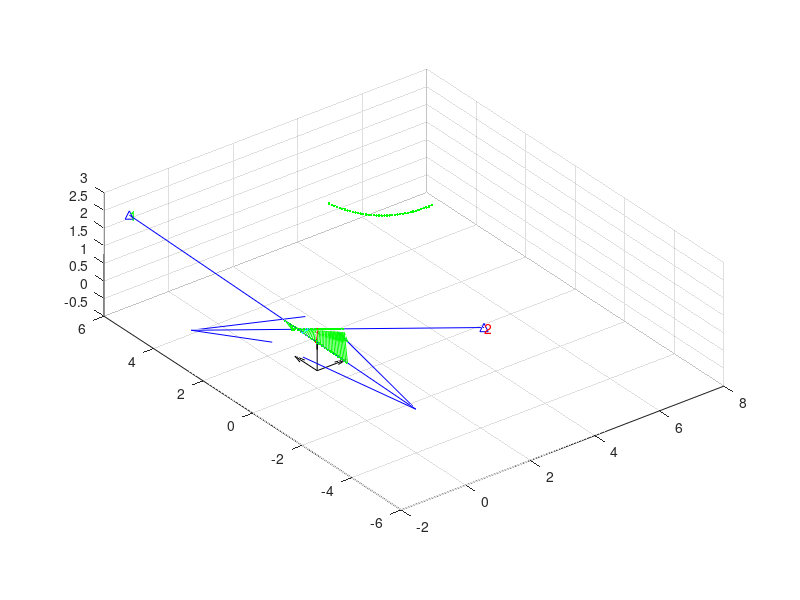

Source code (MATLAB): (Note: this script raises an error after producing the figure.)

%% Setup

O = zeros(3,3);

ID = eye(3,3);
ID_x = ID(1,:);
ID_y = ID(2,:);
ID_z = ID(3,:);

B_1 = [-1.789562; 5.251678; 2.641019];
B_2 = [1.734847; -4.475452; 2.665298];

% Br_1 = [[0.485367; 0.640085; -0.595575], [0.009631; 0.677239; 0.735700], [0.874258; -0.362820; 0.322545]];
% Br_2 = [[-0.377929; -0.584118; 0.718315], [-0.030425; 0.783273; 0.620933], [-0.925335; 0.212813; -0.313793]];

% Br_1 = [[-0.595575; 0.485367; 0.640085], [0.735700; 0.009631; 0.677239], [0.322545; 0.874258; -0.362820]];
% Br_2 = [[0.718315; -0.377929; -0.584118], [0.620933; -0.030425; 0.783273], [-0.313793; -0.925335; 0.212813]];

% Bn_1 = ID_x * Br_1;
% Bn_2 = ID_x * Br_2;

% Bn_1 = Br_1 * ID_x.'
% Bn_2 = Br_2 * ID_x.'

S_1 = [-0.1; -0.1; 1-0.1];
S_2 = [+0.1; +0.1; 1+0.1];

u = (S_1 - B_1) / norm(S_1 - B_1);
v = (S_2 - B_2) / norm(S_2 - B_2);

R_1 = 10 * u;
R_2 = 10 * v;

d_B = norm(B_2 - B_1);

fprintf('Distance Between BS: %f\n', d_B);

%% Shortest Segment between Rays

w_0 = B_2 - B_1;

a = dot(v, v);
b = dot(v, u);
c = dot(u, u);
d = dot(v, w_0);
e = dot(u, w_0);

det = (a*c-b*b);
t_c = (b*e-c*d) / det;
s_c = (a*e-b*d) / det;

Sc_1 = B_1 + s_c*u;
Sc_2 = B_2 + t_c*v;

d_c = norm(Sc_2 - Sc_1);
k = (Sc_2 - Sc_1) / norm(Sc_2 - Sc_1);
d_c_k = d_c * k;

fprintf('Shortest Distance Between Rays: %f\n', d_c);

%% Calc


d_S = norm(S_2 - S_1);
q = (S_2 - S_1) / norm(S_2 - S_1);
d_S_q = d_S*q;
% D = d_S*q;
D = S_2 - S_1;

fprintf('Assumed Distance Between Sensors: %f\n', d_S);
% fprintf('Sensor Vector: [%f, %f, %f]\n', q(1), q(2), q (3));
fprintf('Sensor Vector: \n');
disp(D);

d_BS1 = norm(S_1 - B_1);
d_BS2 = norm(S_2 - B_2);
fprintf('Sensor_1 Distance from BS_1: %f\n', d_BS1);
fprintf('Sensor_2 Distance from BS_2: %f\n', d_BS2);

% Sp_1 = B_1 + d_BS1*u
% Sp_2 = B_2 + d_BS2*v

s_n = d_BS1;
% t_n = v\(d_S*q + s_n*u - w_0);
% t_n = mldivide(v, (d_S*q + s_n*u - w_0));
% t_n = (d_S*q + s_n*u - w_0).' * v ;
t_n = (D + s_n*u - w_0).' * v; 
    
Sn_1 = B_1 + s_n*u;
Sn_2 = B_2 + t_n*v;



%% override

% d_BS1 = norm(Sc_1 - B_1)
% d_S = d_c
% q = k

%% Plot Setup


quiver3(O(1,:), O(2,:), O(3,:), ID_x, ID_y, ID_z, 'k'); % plot origin
grid on
daspect([1 1 1])
hold on

plot3(B_1(1), B_1(2), B_1(3), 'b^-', B_2(1), B_2(2), B_2(3), 'b^-', S_1(1), S_1(2), S_1(3), 'r.-', S_2(1), S_2(2), S_2(3), 'r.-');
text(B_1(1), B_1(2), B_1(3),'1','Color','g')
text(B_2(1), B_2(2), B_2(3),'2','Color','r')

% quiver3(0, 0, 0, Bn_1(1), Bn_1(2), Bn_1(3), 'g'); % plot base station orientation
% quiver3(0, 0, 0, Bn_2(1), Bn_2(2), Bn_2(3), 'r'); % plot base station orientation

% quiver3(0,0,0,u(1),u(2),u(3), 'r');
% quiver3(0,0,0,v(1),v(2),v(3), 'r');
quiver3(B_1(1), B_1(2), B_1(3), R_1(1), R_1(2), R_1(3), 'b');
quiver3(B_2(1), B_2(2), B_2(3), R_2(1), R_2(2), R_2(3), 'b');


%% Plot Shortest Segment between Rays

plot3(Sc_1(1), Sc_1(2), Sc_1(3), 'c.-', Sc_2(1), Sc_2(2), Sc_2(3), 'c.-');
quiver3(Sc_1(1), Sc_1(2), Sc_1(3), d_c_k(1), d_c_k(2), d_c_k(3), 'c');

%% Plot Calc

quiver3(S_1(1), S_1(2), S_1(3), d_S_q(1), d_S_q(2), d_S_q(3), 'r');

Sn_1_ = Sn_1;
Sn_2_ = Sn_2;

step_size = 0.05;
offset = 0;
offset = -step_size/2;
increments = 40;
for i=1:increments
%     disp(i)
    increment = (i-increments/2)*step_size + offset;

    s_n = d_BS1 + increment;
    
    x = w_0 - D - s_n*u;
    
%     t_n = v\(d_S*q + s_n*u - w_0);
%     t_n = v\(D + s_n*u - w_0);
%     t_n = v\(-x);
%     t_n = v\(s_n*u + D - w_0);
%     t_n = v\(s_n*u) + v\(D - w_0);
%     t_n = (v\u)*s_n + v\(D - w_0);
%     t_n = (v\u)*s_n + v\(D - w_0); % linear equation

    D_w = D - w_0;
    m = (v\u);
    c = v\(D_w);
    t_n = m*s_n + c; % linear equation
    
%     t_n = mldivide(v, (d_S*q + s_n*u - w_0));
%     t_n = (d_S*q + s_n*u - w_0).' * v;
%     t_n = (D + s_n*u - w_0).' * v; 
    
    Sn_1 = B_1 + s_n*u;
%     Sn_2 = B_2 + t_n*v;
%     Sn_2 = B_2 + ((d_S*q + s_n*u - w_0).' * v)*v;
%     Sn_2 = B_2 + (d_S*q + s_n*u - w_0).' * v*v;
%     Sn_2 = B_2 + (D + s_n*u - w_0).' * v*v;
    Sn_2 = B_2 + (D + s_n*u - w_0).' * v*v;

    k = (Sn_2 - Sn_1) / norm(Sn_2 - Sn_1);
    
%     d_n = norm(Sn_2 - Sn_1)
%     d_n = norm((B_2 + t_n*v) - (B_1 + s_n*u));
%     d_n = (Sn_2 - Sn_1).' * k;
    d_n = (Sn_2 - Sn_1).' * k;
    
    d_n_k = d_n * k;
    
%     d_error = d_n - d_S;
    d_error = abs(d_n - d_S);
%     d_error = sqrt(power(d_n - d_S, 2));
    
%     r_error = k - q;
    r_error = norm(k - q);
    t_error = d_error*r_error;
    
%     error = norm(d_n_k - d_S_q);
%     error = power(norm(d_n_k - d_S_q), 2);
%     error = power(norm(d_n_k - D), 2);
%     error = power( norm( w_0 +  t_n*v - s_n*u - D ), 2);
%     error = power( norm( w_0 +  ( (D + s_n*u - w_0).' * v )*v - s_n*u - D ), 2);
%     error = power( norm( w_0 +  (D + s_n*u - w_0).' * v*v - s_n*u - D ), 2);
%     error = power( norm( w_0 +  v\(D + s_n*u - w_0) *v - s_n*u - D ), 2);

%     error = power( norm( x + v\(-x) *v  ), 2);
%     error = power( norm( x + t_n *v  ), 2);
%     error = power( norm( x + ((v\u)*s_n + v\(D - w_0)) *v  ), 2);
%     error = power( norm( x + (v\u)*v*s_n + v\(D - w_0)*v ), 2);
%     error = power( norm( x + m*v*s_n + v\(D - w_0)*v ), 2);
    
%     v_error = x + m*v*s_n + c*v;
%     v_error = w_0 - D - s_n*u + m*v*s_n + c*v;
%     v_error = m*v*s_n - s_n*u + c*v +  w_0 - D;
%     v_error = s_n*m*v - s_n*u + (c*v +  w_0 - D);
%     v_error = s_n*(m*v - u) + (c*v +  w_0 - D);
    
%     m_v = (m*v - u);
%     c_v = (c*v +  w_0 - D);
%     m_v = ((v\u)*v - u);
%     c_v = (v\(D - w_0)*v +  w_0 - D);
%     v_error = s_n*m_v + c_v;
    
    v_error = s_n*(m*v - u) + (c*v - D_w);
    
    error = power( norm( v_error ), 2);
    
%     fprintf('%f, %f, %f, %f, %f, %f, %f \n', increment, s_n, t_n, d_n, d_error, r_error, t_error);
%     fprintf('%f \t %f \t %f \t %f \n', increment, s_n, t_n, error);
    fprintf('%f \t %f \t %f \t %f \t %f \t %f \t %f \n', increment, s_n, t_n, error, v_error(1), v_error(2), v_error(3));
    
    plot3(Sn_1(1), Sn_1(2), Sn_1(3), 'g.-', Sn_2(1), Sn_2(2), Sn_2(3), 'g.-');
    quiver3(Sn_1(1), Sn_1(2), Sn_1(3), d_n_k(1), d_n_k(2), d_n_k(3), 'g');

    plot3(s_n, t_n, error, 'g.-');
    
    dist1 = norm(Sn_1 - Sn_1_);
    dist2 = norm(Sn_2 - Sn_2_);
    
    Sn_1_ = Sn_1;
    Sn_2_ = Sn_2;
end


D_w = D - w_0;
m = (v\u);
c = v\(D_w);

% t_f = m*s_f + c; % linear equation

a = (m*v - u);
b = (c*v - D_w);

% v_error = s_f*(m*v - u) + (c*v - D_w); % linear equation
v_error = s_f*a + b; % linear equation

s_no_error_linear = - (m*v - u) \ (c*v - D_w); % assuming v_error = 0, find s_f

% v_error_sequared = power( norm(s_f*a + b), 2); % quadratic equation for reference only, to show derivation
% v_error_sequared_diffed = 2*a*(a*s_f + b); %squared and differentiated by s_f
% s_no_error_quadratic = - b / a; % assuming v_error_sequared_diffed = 0, find s_f
% s_no_error_quadratic = - a \ b
% s_no_error_quadratic = - (m*v - u) \ (c*v - D_w); % same as s_no_error_linear

    
% syms W Dd S U V X
% e = power( norm( W +  V\(Dd + S*U - W) *V - S*U - Dd ), 2);
% diff(e, S)

% quiver3(S_2(1), S_2(2), S_2(3),-res(1),-res(2),-res(3), 'r');

%% Plot End

% legend({'B_1', 'B_2', 'S_1', 'S_2', 'Sa_1', 'Sa_2'});

hold off